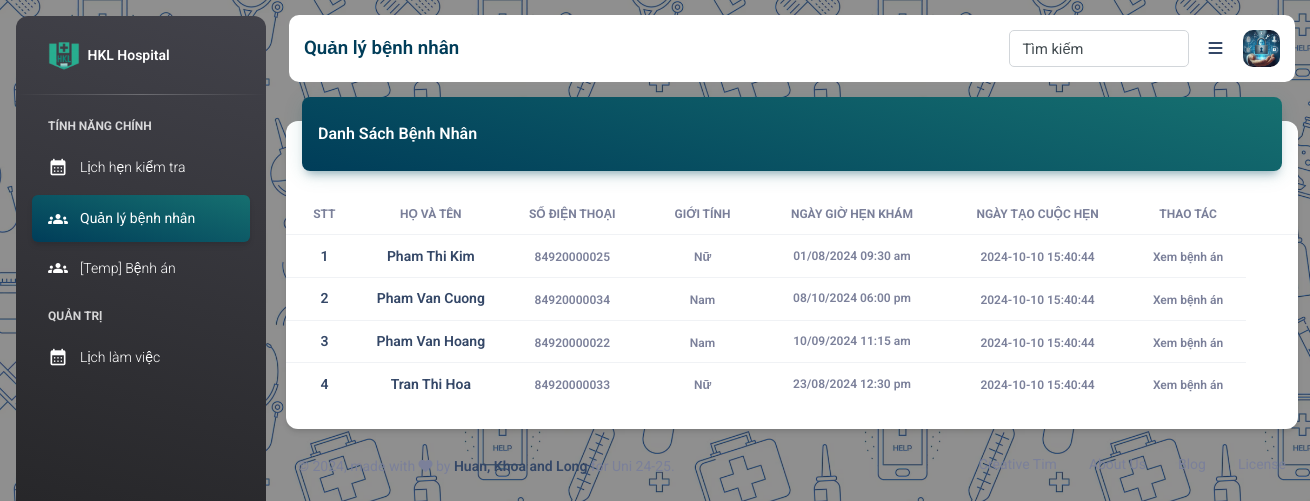
The app's page /role-doctor/patient.php (signed in) with its own data.
### tables this page shows
CREATE TABLE `fact_appointment` (
  `appointment_id` int(11) NOT NULL,
  `doctor_id` int(11) DEFAULT NULL,
  `patient_id` int(11) DEFAULT NULL,
  `specialty_id` int(11) DEFAULT NULL,
  `cons_fee` int(11) DEFAULT NULL,
  `booking_date` varchar(255) DEFAULT NULL,
  `booking_time` varchar(255) DEFAULT NULL,
  `created_at` timestamp NULL DEFAULT current_timestamp(),
  `updated_at` timestamp NULL DEFAULT NULL ON UPDATE current_timestamp(),
  `city` varchar(255) DEFAULT NULL,
  `address` varchar(255) DEFAULT NULL,
  `doctor_status` int(11) DEFAULT NULL,
  `patient_status` int(11) DEFAULT NULL
);

CREATE TABLE `dim_user` (
  `user_id` int(11) NOT NULL,
  `user_name` varchar(255) DEFAULT NULL,
  `password` varchar(255) DEFAULT NULL,
  `email_address` varchar(255) DEFAULT NULL,
  `contact_no` bigint(11) DEFAULT NULL,
  `full_name` varchar(255) DEFAULT NULL,
  `created_at` timestamp NULL DEFAULT current_timestamp(),
  `updated_at` timestamp NULL DEFAULT NULL ON UPDATE current_timestamp(),
  `gender` varchar(25) DEFAULT NULL,
  `city` varchar(255) DEFAULT NULL,
  `address` varchar(255) DEFAULT NULL,
  `role` varchar(50) DEFAULT NULL,
  `specialty_id` int(11) DEFAULT NULL,
  `pricing` varchar(255) DEFAULT NULL,
  `oauth_google` varchar(255) DEFAULT NULL,
  `oauth_facebook` varchar(255) DEFAULT NULL
);

### role-doctor/sess-check.php (called while the page is built, shortened)
<?php
   include SITE_ROOT . ('/HMS-Nhom11/assets/include/config.php');
   $user_id = $_SESSION['auth_user_id'];
   $user_check = "SELECT * FROM `dim_user` WHERE user_id = $user_id";
   $user_auth = mysqli_query($conn, $user_check);
   $user_auth_data = mysqli_fetch_assoc($user_auth);
   $auth_user_id = $user_auth_data['user_id'];
?>

### role-doctor/patient.php (the view, shortened to what this page needs)
<?php
include('sess-check.php');
include SITE_ROOT . ('/HMS-Nhom11/assets/include/config.php');
include SITE_ROOT . ('/HMS-Nhom11/assets/include/header.php');
?>
<head>
</head>
<body class="g-sidenav-show"
    style="background-image: url('../assets/image/Hospital_Seamless1.png'); background-size: 400px 400px;">
    <aside
        class="sidenav navbar navbar-vertical navbar-expand-xs border-0 border-radius-xl my-3 fixed-start ms-3 bg-gradient-dark"
        id="sidenav-main">
        <div class="sidenav-header">
            <a class="navbar-brand m-0" href=" https://demos.creative-tim.com/material-dashboard/pages/dashboard "
                target="_blank">
                <img src="../assets/image/logo01-sq.png" class="navbar-brand-img h-100" alt="main_logo">
                <span class="ms-1 font-weight-bold text-white">HKL Hospital</span>
            </a>
        </div>
        <hr class="horizontal light mt-0 mb-2">
        <div class="collapse navbar-collapse  w-auto " id="sidenav-collapse-main">
            <ul class="navbar-nav">
                <li class="nav-item mt-3">
                    <h6 class="ps-4 ms-2 text-uppercase text-xs text-white font-weight-bolder opacity-8">Tính năng chính
                    </h6>
                </li>
                <li class="nav-item">
                    <a class="nav-link text-white" href="schedule.php">
                        <div class="text-white text-center me-2 d-flex align-items-center justify-content-center">
                            <i class="material-icons opacity-10">calendar_month</i>
                        </div>
                        <span class="nav-link-text ms-1">Lịch hẹn kiểm tra</span>
                    </a>
                </li>
                <li class="nav-item">
                    <a class="nav-link text-white active bg-gradient-primary" href="patient.php">
                        <div class="text-white text-center me-2 d-flex align-items-center justify-content-center">
                            <i class="material-icons opacity-10">groups</i>
                        </div>
                        <span class="nav-link-text ms-1">Quản lý bệnh nhân</span>
                    </a>
                </li>
                <li class="nav-item">
                    <a class="nav-link text-white" href="s_patient_medhist.php">
                        <div class="text-white text-center me-2 d-flex align-items-center justify-content-center">
                            <i class="material-icons opacity-10">groups</i>
                        </div>
                        <span class="nav-link-text ms-1">[Temp] Bệnh án</span>
                    </a>
                </li>
                <li class="nav-item mt-3">
                    <h6 class="ps-4 ms-2 text-uppercase text-xs text-white font-weight-bolder opacity-8">Quản trị
                    </h6>
                </li>
                <li class="nav-item">
                    <a class="nav-link text-white" href="work_hour.php">
                        <div class="text-white text-center me-2 d-flex align-items-center justify-content-center">
                            <i class="material-icons opacity-10">calendar_month</i>
                        </div>
                        <span class="nav-link-text ms-1">Lịch làm việc</span>
                    </a>
                </li>
            </ul>
        </div>
    </aside>
    <main class="main-content border-radius-lg ">
        <div class="custom-navbar">
          <div class="nav-left">
            Quản lý bệnh nhân
          </div>
          <div class="nav-right">
            <div class="nav-item">
              <div class="custom-input" style="width: 180px">
                <input type="text" placeholder="Nhập từ khoá">
                <label>Tìm kiếm</label>
              </div>
            </div>
            <div class="nav-item">
              <a href="javascript:;" id="iconNavbarSidenav">
                <i class="fa-solid fa-bars"></i>
              </a>
            </div>
            <div class="nav-item">
              <div class="dropdown custom-dropdown">
                <button class="button-avatar dropdown-toggle" data-bs-toggle="dropdown">
                  <img src="../assets/image/user login image.png" alt="profile_image">
                </button>
              </div>
            </div>
          </div>
        </div>
        <div class="container-fluid py-4">
            <div class="row">
                <div class="col-12">
                    <div class="card">
                        <div class="card-header p-0 position-relative mt-n4 mx-3 z-index-2">
                            <div class="bg-gradient-primary shadow-primary border-radius-lg pt-4 pb-3">
                                <h6 class="text-white text-capitalize ps-3">Danh sách bệnh nhân</h6>
                            </div>
                        </div>
                        <div class="card-body px-0 pb-2">
                            <div class="custom-table">
                                <table class="table">
                                    <thead>
                                        <tr>
                                            <th
                                                class="text-center text-uppercase text-secondary text-xs font-weight-bolder opacity-7">
                                                STT</th>
                                            <th
                                                class="text-center text-uppercase text-secondary text-xs font-weight-bolder opacity-7">
                                                Họ và Tên</th>
                                            <th
                                                class="text-center text-uppercase text-secondary text-xs font-weight-bolder opacity-7">
                                                Số điện thoại</th>
                                            <th
                                                class="text-center text-uppercase text-secondary text-xs font-weight-bolder opacity-7">
                                                Giới tính</th>
                                            <th
                                                class="text-center text-uppercase text-secondary text-xs font-weight-bolder opacity-7">
                                                Ngày giờ hẹn khám</th>
                                            <th
                                                class="text-center text-uppercase text-secondary text-xs font-weight-bolder opacity-7">
                                                Ngày tạo cuộc hẹn</th>
                                            <th
                                                class="text-center text-uppercase text-secondary text-xs font-weight-bolder opacity-7">
                                                Thao tác</th>
                                            <th class="text-secondary opacity-7"></th>
                                        </tr>
                                    </thead>
                                    <?php
                                    $sql = "SELECT p.user_id AS patient_id,
                                            p.full_name AS patient_name,
                                            p.contact_no ,
                                            p.gender ,
                                            a.booking_date ,
                                            a.booking_time ,
                                            a.created_at
                                        FROM
                                            fact_appointment a
                                        LEFT JOIN
                                            dim_user p ON a.patient_id = p.user_id
                                        WHERE
                                            a.doctor_id = $auth_user_id
                                        ORDER BY
                                            a.booking_date,a.booking_time ASC; ";
                                    $result = $conn->query($sql);
                                    $i = 0;
                                    if ($result->num_rows > 0) {
                                        $roleMapping = [
                                            "male" => "Nam",
                                            "female" => "Nữ"
                                        ];
                                        while ($row = $result->fetch_assoc()) {
                                            $i++;
                                            $gender = isset($roleMapping[$row["gender"]]) ? $roleMapping[$row["gender"]] : $row["gender"];
                                            $patient_id = $row["patient_id"];
                                            $ptn = $row["patient_name"];
                                            $sdt = $row["contact_no"];
                                            $bkd = $row["booking_date"];
                                            $bkt = $row["booking_time"];
                                            $created_at = $row["created_at"];
                                            ?>
                                            <tr>
                                                <td class="align-middle text-center">
                                                    <h6 class="mb-0 text-sm"><?php echo $i; ?></h6>
                                                </td>
                                                <td class="align-middle text-center">
                                                    <h6 class="mb-0 text-sm"><?php echo $ptn; ?></h6>
                                                </td>
                                                <td class="align-middle text-center">
                                                    <span class="text-xs font-weight-bold mb-0"><?php echo $sdt; ?></span>
                                                </td>
                                                <td class="align-middle text-center">
                                                    <span class="text-xs font-weight-bold mb-0"><?php echo $gender; ?></span>
                                                </td>
                                                <td class="align-middle text-center">
                                                    <p class="text-xs font-weight-bold mb-0"><?php echo $bkd; ?>
                                                        <?php echo $bkt; ?>
                                                    </p>
                                                </td>
                                                <td class="align-middle text-center">
                                                    <span
                                                        class="text-xs font-weight-bold mb-0"><?php echo $created_at; ?></span>
                                                </td>
                                                <td class='align-middle text-center'>
                                                    <a href="s_patient_medhist.php?usrid='<?php echo $patient_id; ?>'"
                                                        class='text-secondary font-weight-bold text-xs edit-btn'>Xem bệnh án</a>
                                                </td>
                                            </tr>
                                            <?php
                                        }
                                    } else {
                                    }
                                    ?>
                                </table>
                            </div>
                        </div>
                    </div>
                </div>
            </div>
            <footer class="footer py-4  ">
                <div class="container-fluid">
                    <div class="row align-items-center justify-content-lg-between">
                        <div class="col-lg-6 mb-lg-0 mb-4">
                            <div class="copyright text-center text-sm text-muted text-lg-start">
                                ©
                                ,
                                made with <i class="fa fa-heart"></i> by
                                <a href="https://www.creative-tim.com" class="font-weight-bold" target="_blank">Huan,
                                    Khoa and Long</a>
                                for Uni 24-25.
                            </div>
                        </div>
                        <div class="col-lg-6">
                            <ul class="nav nav-footer justify-content-center justify-content-lg-end">
                                <li class="nav-item">
                                    <a href="https://www.creative-tim.com" class="nav-link text-muted"
                                        target="_blank">Creative Tim</a>
                                </li>
                                <li class="nav-item">
                                    <a href="https://www.creative-tim.com/presentation" class="nav-link text-muted"
                                        target="_blank">About
                                        Us</a>
                                </li>
                                <li class="nav-item">
                                    <a href="https://www.creative-tim.com/blog" class="nav-link text-muted"
                                        target="_blank">Blog</a>
                                </li>
                                <li class="nav-item">
                                    <a href="https://www.creative-tim.com/license" class="nav-link pe-0 text-muted"
                                        target="_blank">License</a>
                                </li>
                            </ul>
                        </div>
                    </div>
                </div>
            </footer>
        </div>
    </main>
    <?php
    include SITE_ROOT . ('/HMS-Nhom11/assets/include/footer.php');
    ?>

### records on screen
fact_appointment: dim_user.full_name "Pham Thi Kim", dim_user.contact_no "84920000025", dim_user.gender "Nữ", booking_date "01/08/2024", booking_time "09:30 am", created_at "2024-10-10 15:40:44"
fact_appointment: dim_user.full_name "Pham Van Cuong", dim_user.contact_no "84920000034", dim_user.gender "Nam", booking_date "08/10/2024", booking_time "06:00 pm", created_at "2024-10-10 15:40:44"
fact_appointment: dim_user.full_name "Pham Van Hoang", dim_user.contact_no "84920000022", dim_user.gender "Nam", booking_date "10/09/2024", booking_time "11:15 am", created_at "2024-10-10 15:40:44"
fact_appointment: dim_user.full_name "Tran Thi Hoa", dim_user.contact_no "84920000033", dim_user.gender "Nữ", booking_date "23/08/2024", booking_time "12:30 pm", created_at "2024-10-10 15:40:44"
